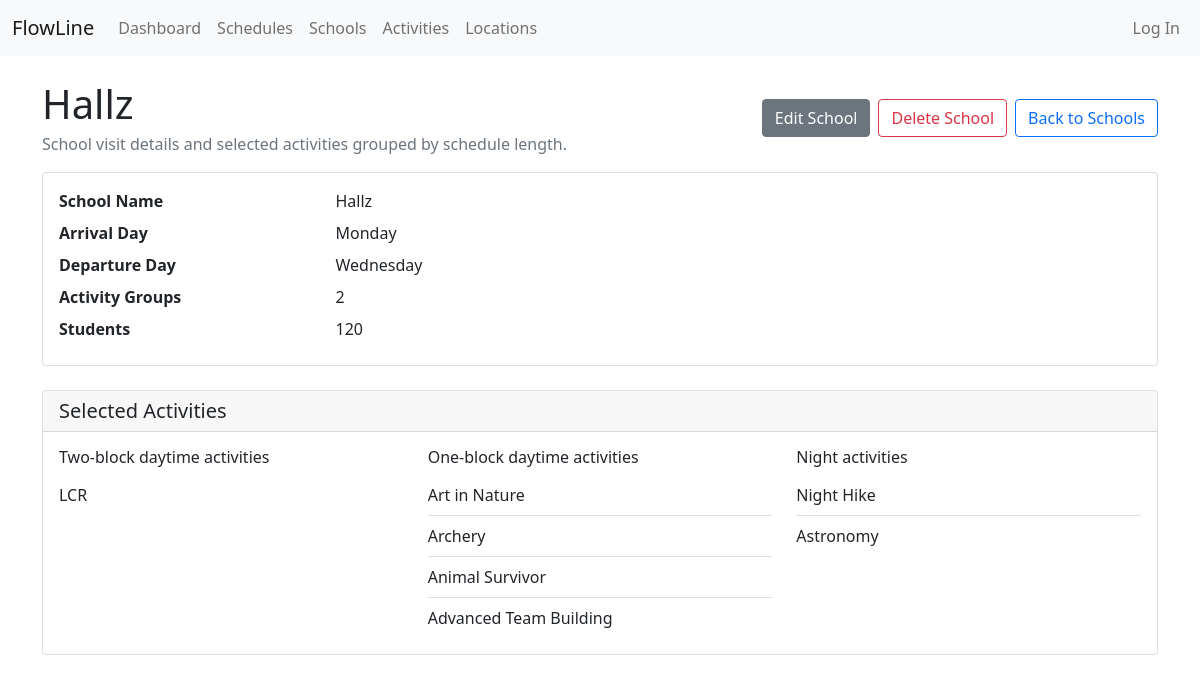
Page /school_detail/4/ on the earlier database version.
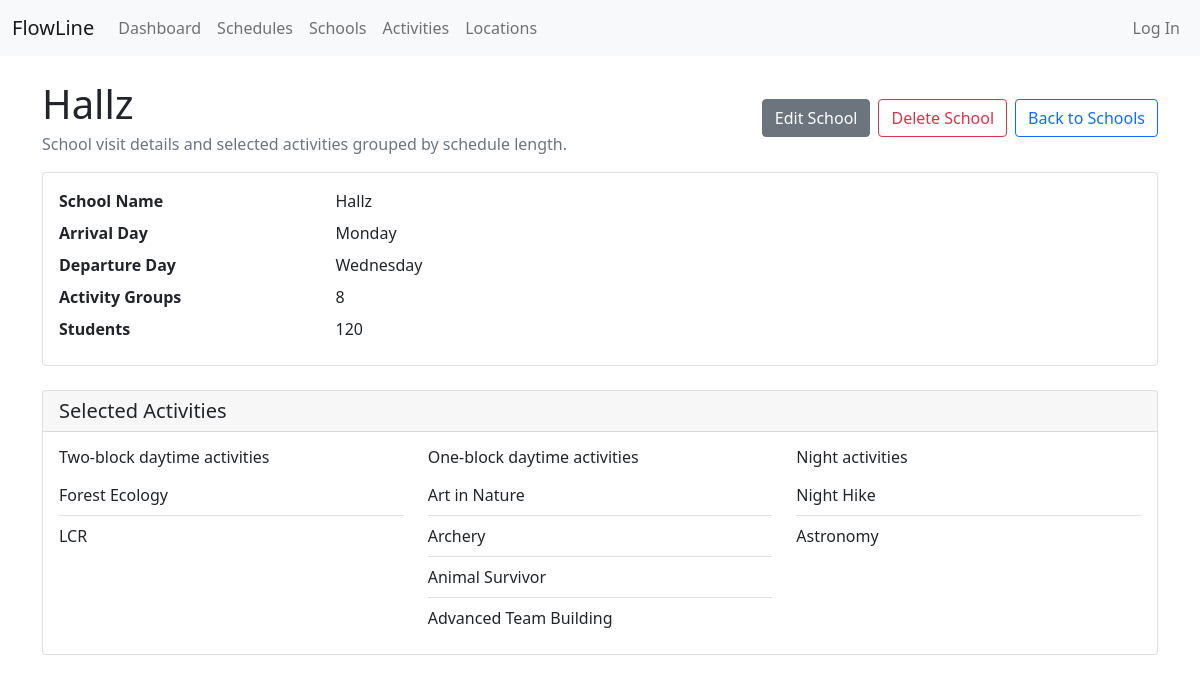
Same page on the later database version.
### scheduler_app/models.py (models this page shows, shortened)
class Schools(models.Model):
    school_name = CharField(max_length=150, unique=True,)
    subject = ManyToManyField(Course)
    arrive = CharField(max_length=50, choices=wk_days)
    depart = CharField(max_length=50, choices=wk_days)
    total_students = IntegerField()
    ag_num = IntegerField(default=1)
    attending_year = DateField(auto_created=True) # this is to distinguish between the same school coming back yr after yr.Need to add blank=true and auto_now of year
    sorted_subject_lst = TextField(blank=True)
    schools_list = models.Manager()
    '''@property
    def ag_numbers(self):
        if self.total_students % 16 > 0:
            self.ag_num = (self.total_students//16) + 1
        else:
            self.ag_num = self.total_students//16
        return self.ag_num

        # Because it messes up how you access the number it is now going to be a manuel entry -- ideally it will later become an auto calculation that can be overriden
        '''

class Course(models.Model):
    course_name =  CharField(max_length=120,unique=True,)
    abriviation = CharField(max_length=5, unique=True, blank=True, null=True, default='5 character max')
    primary_locs =  ManyToManyField(Locations)
    course_len = SmallIntegerField(
        default=1,
        validators=[MaxValueValidator(2), MinValueValidator(0)]
    )

### scheduler_app/views.py (the view)
# urls.py: path("school_detail/<int:pk>/", SchoolDetail.as_view(), name="school-detail"),
class SchoolDetail(DetailView):
    model = Schools
    template_name = 'pay_end/school_detail.html'
    context_object_name = "school"

### scheduler_app/templates/pay_end/school_detail.html (shortened to what this page needs)
{% extends 'pay_end/base_pay.html' %}
{% block content %}
    <div class="d-flex flex-wrap justify-content-between align-items-center gap-2 mt-4 mb-3">
        <div>
            <h1 class="mb-1">{{ school.school_name }}</h1>
            <p class="text-muted mb-0">School visit details and selected activities grouped by schedule length.</p>
        </div>
        <div class="d-flex flex-wrap gap-2">
            <a href="{% url 'school-update' school.id %}" class="btn btn-secondary">Edit School</a>
            <a href="{% url 'school-delete' school.id %}" class="btn btn-outline-danger">Delete School</a>
            <a href="{% url 'school-list' %}" class="btn btn-outline-primary">Back to Schools</a>
        </div>
    </div>
    <div class="card mb-4">
        <div class="card-body">
            <dl class="row mb-0">
                <dt class="col-sm-3">School Name</dt>
                <dd class="col-sm-9">{{ school.school_name }}</dd>
                <dt class="col-sm-3">Arrival Day</dt>
                <dd class="col-sm-9">{{ school.get_arrive_display }}</dd>
                <dt class="col-sm-3">Departure Day</dt>
                <dd class="col-sm-9">{{ school.get_depart_display }}</dd>
                <dt class="col-sm-3">Activity Groups</dt>
                <dd class="col-sm-9">{{ school.ag_num }}</dd>
                <dt class="col-sm-3">Students</dt>
                <dd class="col-sm-9">{{ school.total_students }}</dd>
            </dl>
        </div>
    </div>
    <div class="card mb-4">
        <div class="card-header">
            <h2 class="h5 mb-0">Selected Activities</h2>
        </div>
        <div class="card-body">
            <div class="row g-4">
                <div class="col-md-4">
                    <h3 class="h6">Two-block daytime activities</h3>
                    <ul class="list-group list-group-flush">
                        {% for activity in school.subject.all %}
                            {% if activity.course_len == 2 %}
                                <li class="list-group-item px-0">{{ activity.course_name }}</li>
                            {% endif %}
                        {% endfor %}
                    </ul>
                </div>
                <div class="col-md-4">
                    <h3 class="h6">One-block daytime activities</h3>
                    <ul class="list-group list-group-flush">
                        {% for activity in school.subject.all %}
                            {% if activity.course_len == 1 %}
                                <li class="list-group-item px-0">{{ activity.course_name }}</li>
                            {% endif %}
                        {% endfor %}
                    </ul>
                </div>
                <div class="col-md-4">
                    <h3 class="h6">Night activities</h3>
                    <ul class="list-group list-group-flush">
                        {% for activity in school.subject.all %}
                            {% if activity.course_len == 0 %}
                                <li class="list-group-item px-0">{{ activity.course_name }}</li>
                            {% endif %}
                        {% endfor %}
                    </ul>
                </div>
            </div>
        </div>
    </div>
{% endblock %}

Differences in the rows shown:
changed Schools "Hallz": ag_num "2" → "8"
now on this page (row unchanged): Course: course_name "Forest Ecology", shown under "Two-block daytime activities"
